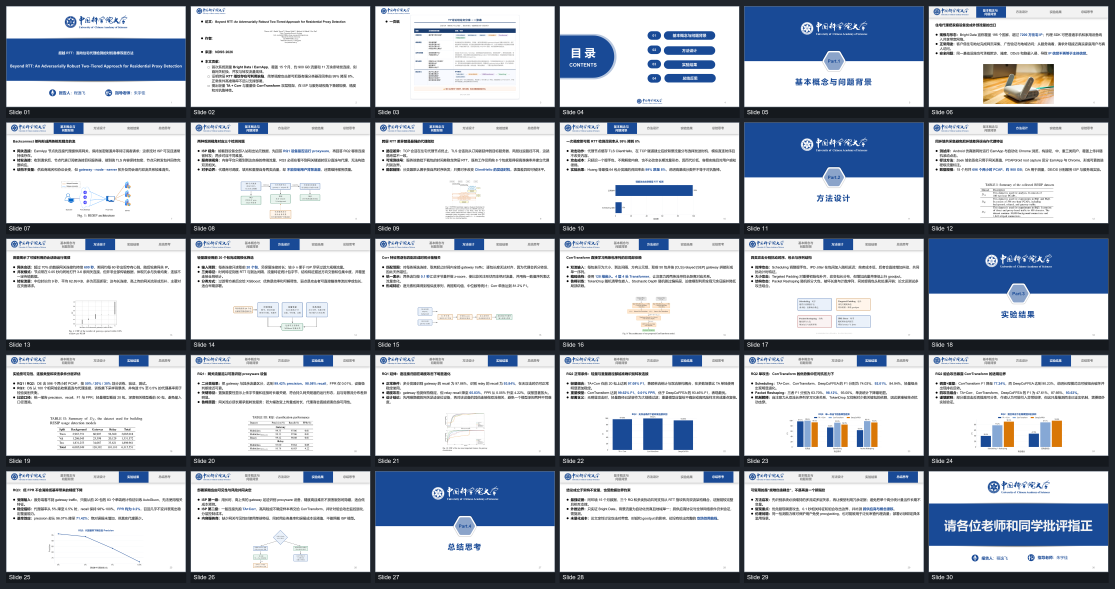
#> input picture examples/gallery/beyond-rtt-overview.png, 4458 x 2355 px (shown at 1/4 size)
$ python -i render_one_page_html.py   (imports and definitions only)
#> lines starting #> are read from the running program, lines starting #| are printed output that depends on the picture; after the words box and inside, x2 and y2 are one past the last pixel; in counts of white or black regions, pixels touching at a corner belong together
#!/usr/bin/env python3
"""Render the bundled one-page HTML template to a tightly cropped PNG."""

from __future__ import annotations

import argparse
import hashlib
import json
import os
import platform
import re
import signal
import shutil
import subprocess
import sys
import tempfile
from pathlib import Path

from PIL import Image, ImageChops


REQUIRED_LABELS = ["问题归类", "威胁模型", "边界与局限", "组内启发", "算法学习"]
BROWSER_COMMANDS = (
    "msedge",
    "microsoft-edge",
    "microsoft-edge-stable",
    "google-chrome",
    "google-chrome-stable",
    "chromium",
    "chromium-browser",
    "chrome",
)


class RenderError(RuntimeError):
    pass


# [190 lines left out: functions _append_candidate, browser_candidates, find_browser, browser_version, build_browser_attempts, run_browser_command and 2 more, not called in this run]


def crop_page(screenshot: Path, output: Path) -> tuple[int, int]:
#> called with output = 'out.png'
    with Image.open(screenshot) as source:
#> source is the input picture: PIL image 4458x2355 RGB; mean R, G, B 182.4, 188.3, 197.3
        image = source.convert("RGB")
        background = Image.new("RGB", image.size, (245, 247, 250))
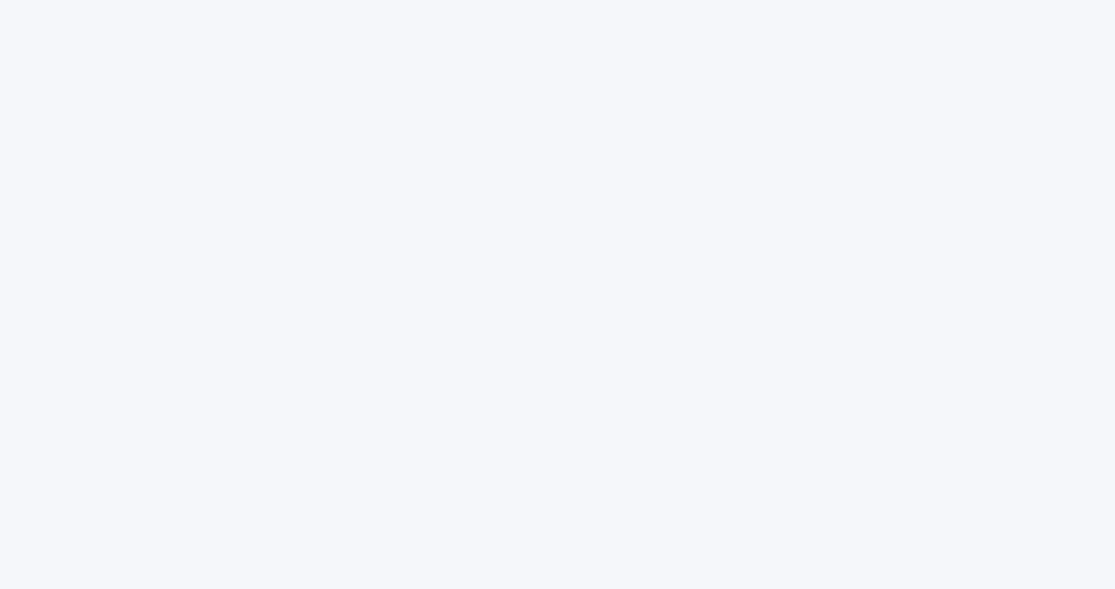
#> background: PIL image 4458x2355 RGB (shown at 1/4 size); mean R, G, B 245, 247, 250
        difference = ImageChops.difference(image, background).convert("L")
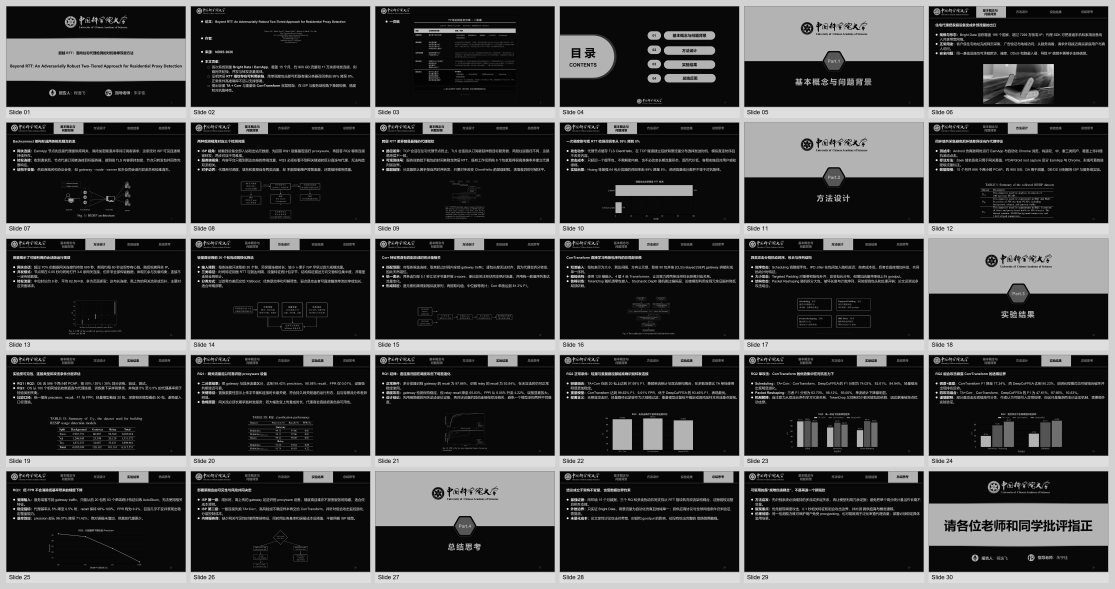
#> difference: PIL image 4458x2355 L (shown at 1/4 size); min 0, max 247, mean 68.4
        mask = difference.point(lambda value: 255 if value > 5 else 0)
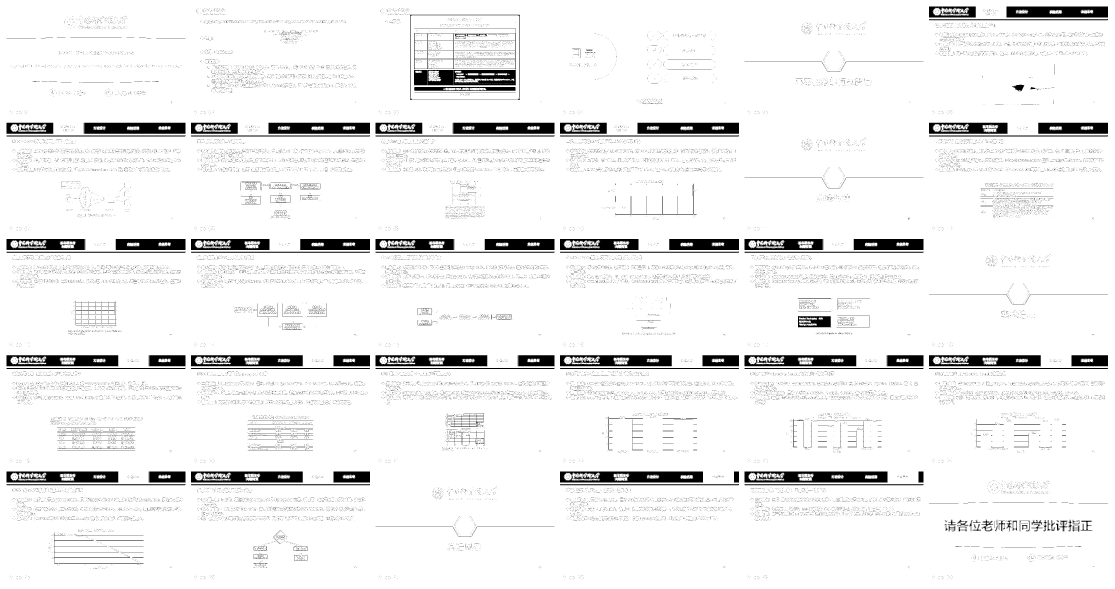
#> mask: PIL image 4458x2355 L (shown at 1/4 size); 93.5% white; 54654 black regions (54250 under 20 px), largest, box (x1, y1, x2, y2) and area: (1656, 113, 2064, 341) 22925, (2240, 1886, 2812, 1930) 19890, (2978, 1886, 3550, 1930) 19890
        bbox = mask.getbbox()
#> bbox = (0, 0, 4458, 2355)
        if not bbox:
            raise RenderError("browser screenshot is blank")
        left, top, right, bottom = bbox
#> left = 0; top = 0; right = 4458; bottom = 2355
        if right - left < 1200 or bottom - top < 600:
            raise RenderError(f"detected page region is unexpectedly small: {bbox}")
        cropped = image.crop((left, top, right, bottom))
#> (the run stopped early here; a loop or call above may not have finished)

$ run again, on examples/gallery/webcloak-method.png
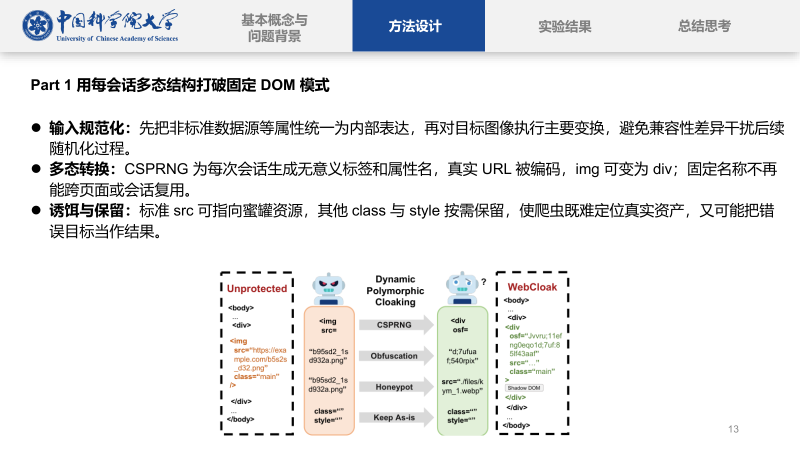
#> input picture examples/gallery/webcloak-method.png, 1600 x 900 px (shown at 1/2 size)
#> in crop_page, source is the input picture: PIL image 1600x900 RGB; mean R, G, B 234.1, 235, 235.8
#> in crop_page, `difference = ImageChops.difference(image, background).convert("L")`:
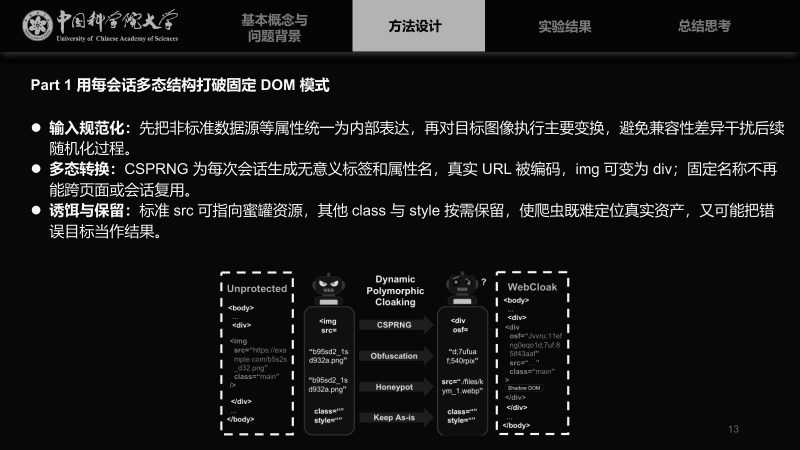
#> difference: PIL image 1600x900 L (shown at 1/2 size); min 0, max 247, mean 24.1
#> in crop_page, `mask = difference.point(lambda value: 255 if value > 5 else 0)`:
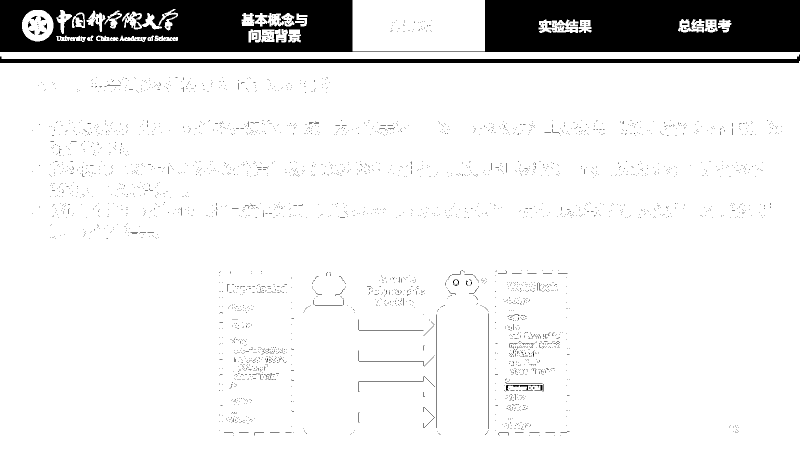
#> mask: PIL image 1600x900 L (shown at 1/2 size); 90.1% white; 3420 black regions (3385 under 20 px), largest, box (x1, y1, x2, y2) and area: (0, 0, 1600, 104) 121401, (0, 109, 1600, 126) 12845, (1012, 770, 1085, 781) 275
#> bbox = (0, 0, 1600, 900)
#> left = 0; right = 1600; bottom = 900

$ run again, on examples/gallery/webcloak-overview.png
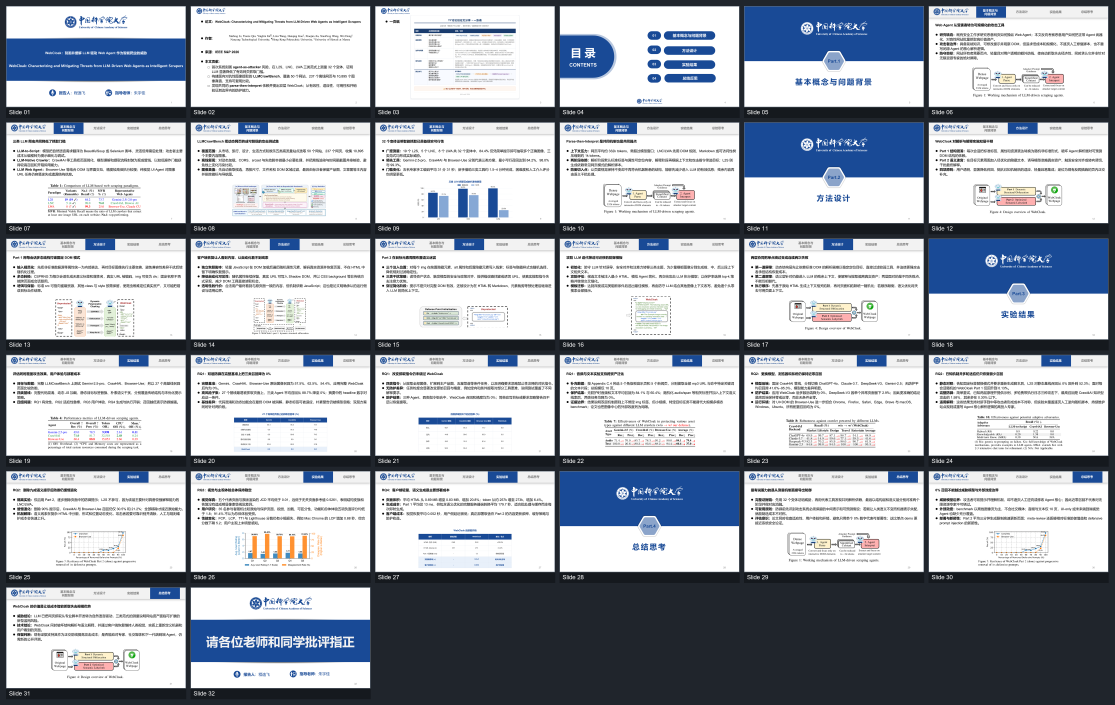
#> input picture examples/gallery/webcloak-overview.png, 4458 x 2820 px (shown at 1/4 size)
#> in crop_page, source is the input picture: PIL image 4458x2820 RGB; mean R, G, B 166, 171.5, 179.9
#> in crop_page, `difference = ImageChops.difference(image, background).convert("L")`:
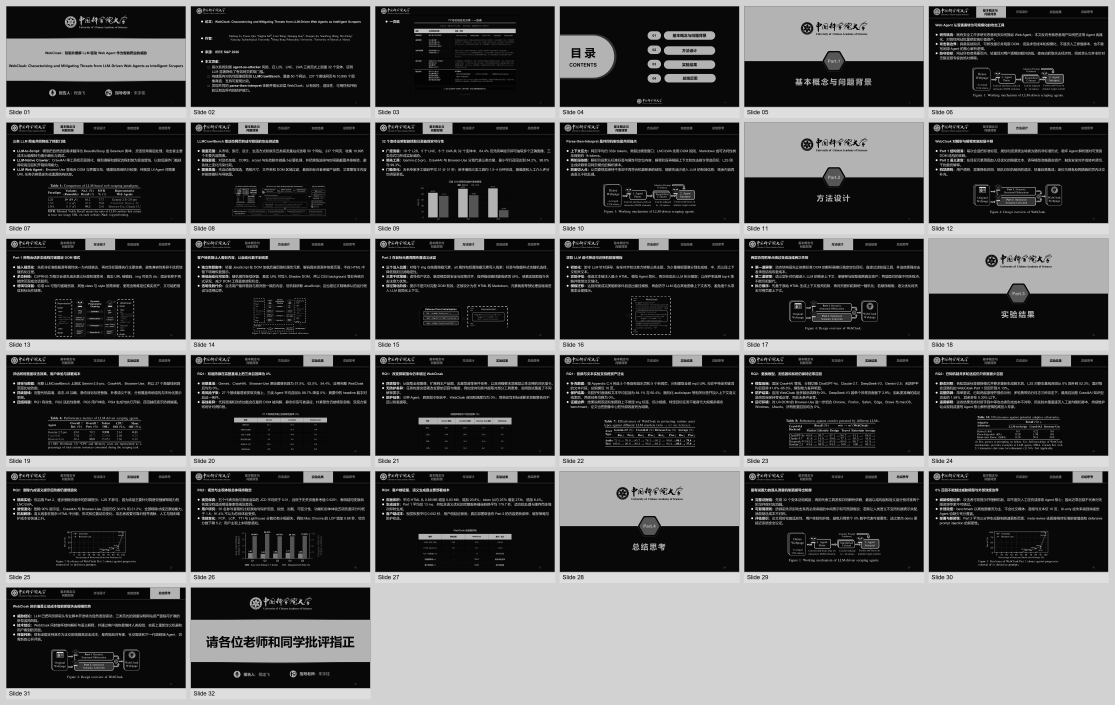
#> difference: PIL image 4458x2820 L (shown at 1/4 size); min 0, max 247, mean 84
#> in crop_page, `mask = difference.point(lambda value: 255 if value > 5 else 0)`:
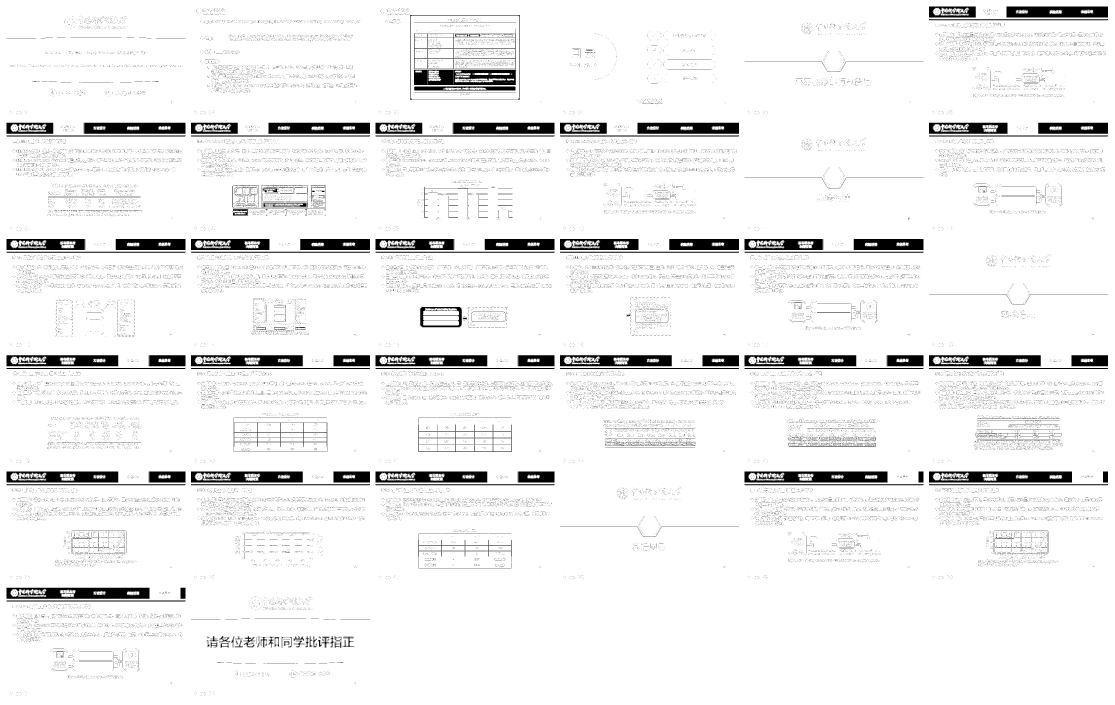
#> mask: PIL image 4458x2820 L (shown at 1/4 size); 93.9% white; 73278 black regions (72804 under 20 px), largest, box (x1, y1, x2, y2) and area: (1656, 115, 2064, 340) 22029, (2978, 1886, 3550, 1930) 19890, (3716, 1886, 4288, 1930) 19890
#> bbox = (0, 0, 4458, 2820)
#> left = 0; right = 4458; bottom = 2820

$ run again, on examples/gallery/webcloak-paper-evidence.png
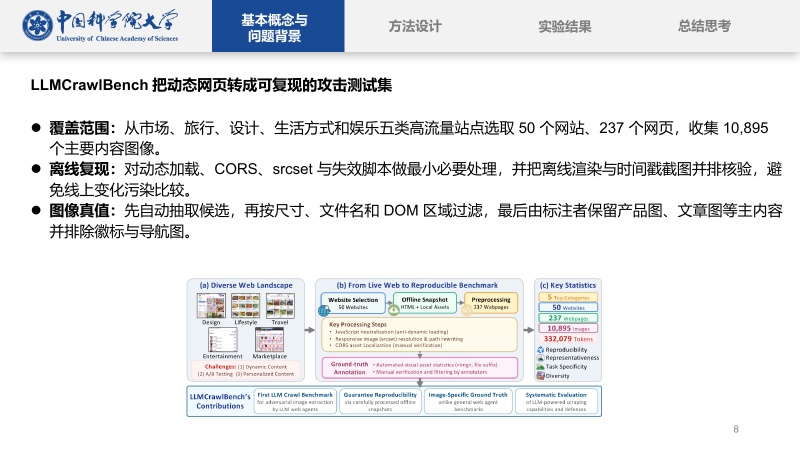
#> input picture examples/gallery/webcloak-paper-evidence.png, 1600 x 900 px (shown at 1/2 size)
#> in crop_page, source is the input picture: PIL image 1600x900 RGB; mean R, G, B 233.4, 234.5, 236.3
#> in crop_page, `difference = ImageChops.difference(image, background).convert("L")`:
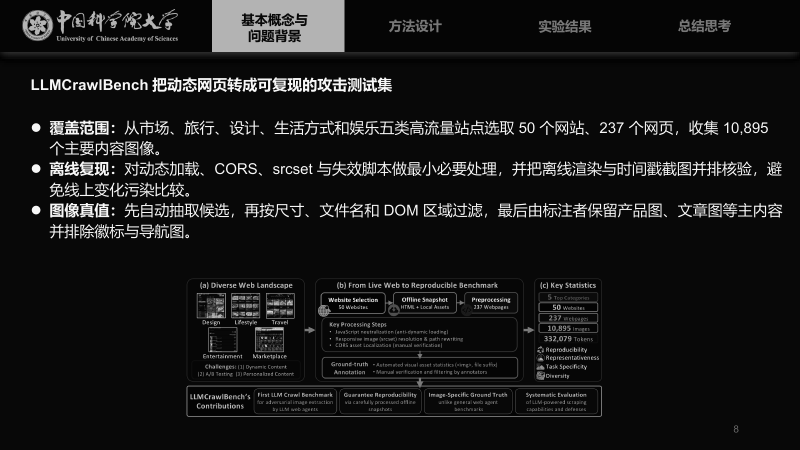
#> difference: PIL image 1600x900 L (shown at 1/2 size); min 0, max 247, mean 23.8
#> in crop_page, `mask = difference.point(lambda value: 255 if value > 5 else 0)`:
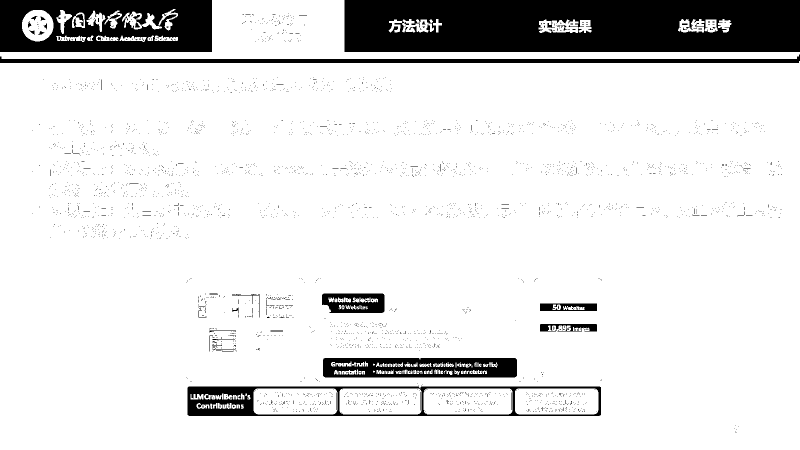
#> mask: PIL image 1600x900 L (shown at 1/2 size); 87.9% white; 3358 black regions (3322 under 20 px), largest, box (x1, y1, x2, y2) and area: (689, 0, 1600, 104) 88922, (0, 0, 424, 104) 35083, (0, 109, 1600, 126) 12845
#> bbox = (0, 0, 1600, 900)
#> left = 0; right = 1600; bottom = 900
